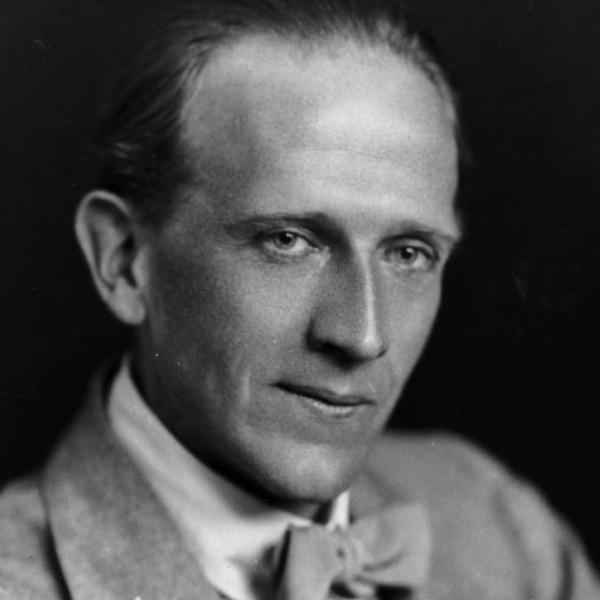
%> input picture FaceDatabase/Test/0017.jpg, 600 x 600 px
$ octave --eval "result = FaceDetection(imread('FaceDatabase/Test/0017.jpg'));"   (GNU Octave 9; MATLAB toolbox functions it lacks are replaced by stand-ins)
%> lines starting %> are read from the running program, lines starting %| are printed output that depends on the picture
function face = FaceDetection(image)
%%   A face detection method based on Viola-Jones algorithm
%    image: A single training image
%    face - Extract the face from the input image

%% Apply Viola-Jones algorithm using built-in functions
image = rgb2gray(image);
faceDetector = vision.CascadeObjectDetector;
faces_auto = step(faceDetector, image);
%> faces_auto = [187 121 325 325]

% Return the whole image if no face is detected
if isempty(faces_auto)
    face = image;

% Return the largest image if multiple faces are detected
elseif size(faces_auto, 1) > 1
    faces = faces_auto(:, 3)';
    [~ , index] = max(faces);
    face = image(faces_auto(index , 2):(faces_auto(index , 2)+faces_auto(index , 4)), faces_auto(index , 1):(faces_auto(index , 1)+faces_auto(index , 3)));

% Return the detected face
else
    face = image(faces_auto(2):(faces_auto(2)+faces_auto(4)), faces_auto(1):(faces_auto(1)+faces_auto(3)));
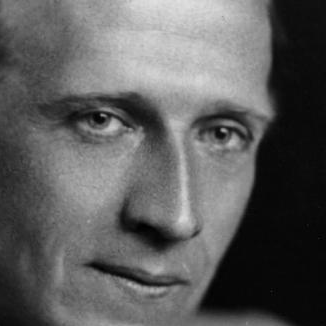
%> face: size 326x326 uint8; min 0, max 226, mean 93.2
end

% resize the image
face = imresize(face, [50 50]);
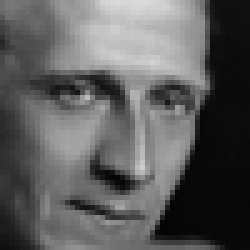
%> face: size 50x50 uint8 (shown 5 times larger); min 4, max 219, mean 93.2
face = imresize(face, [100 100]);
%> face: size 100x100 uint8

$ run again, on FaceDatabase/Test/0027.jpg
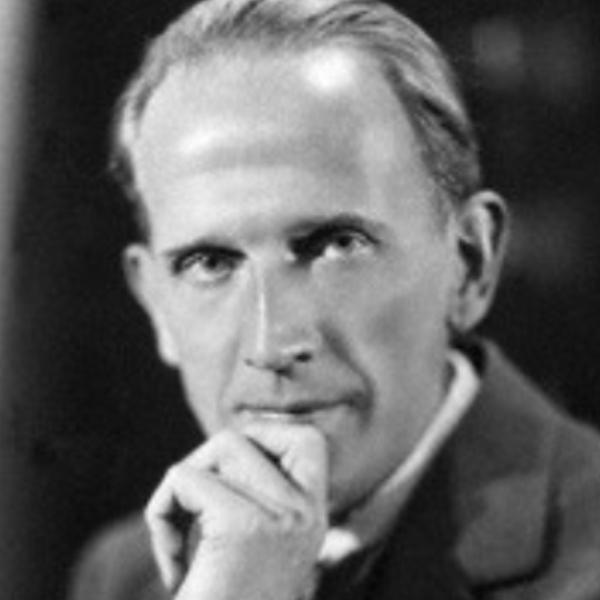
%> input picture FaceDatabase/Test/0027.jpg, 600 x 600 px
%> faces_auto = [100 126 335 335]
%> in FaceDetection, `face = image(faces_auto(2):(faces_auto(2)+faces_auto(4)), faces_auto(1..`:
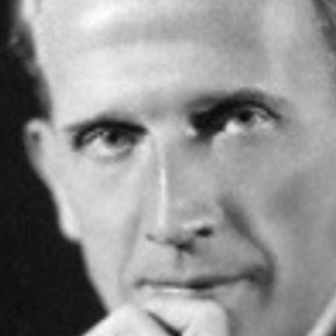
%> face: size 336x336 uint8; min 9, max 254, mean 144.7
%> in FaceDetection, `face = imresize(face, [100 100]);`:
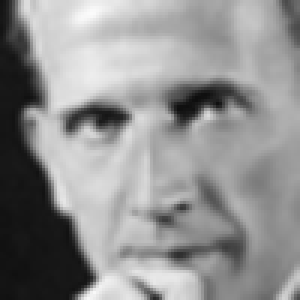
%> face: size 100x100 uint8 (shown 3 times larger); min 14, max 251, mean 144.7

$ run again, on FaceDatabase/Test/0036.jpg
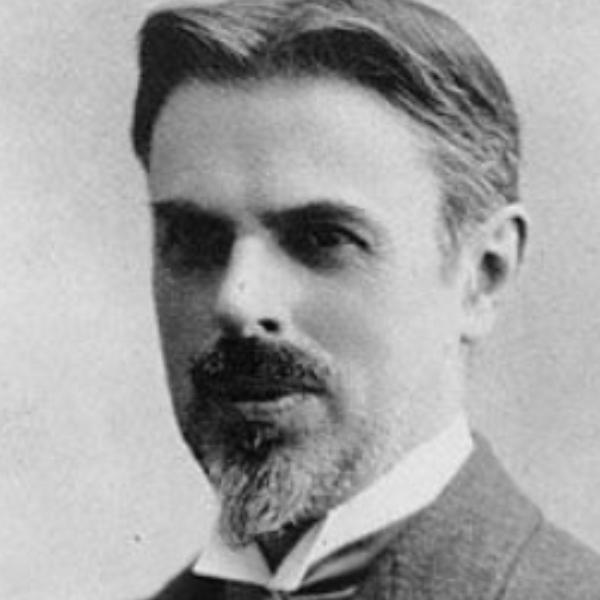
%> input picture FaceDatabase/Test/0036.jpg, 600 x 600 px
%> faces_auto = [82 97 373 373]
%> in FaceDetection, `face = image(faces_auto(2):(faces_auto(2)+faces_auto(4)), faces_auto(1..`:
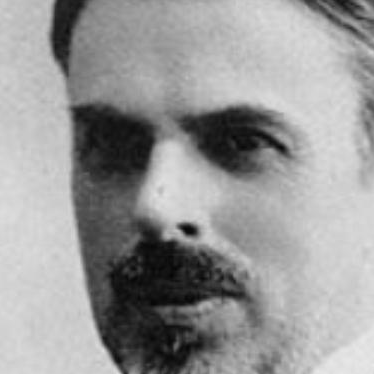
%> face: size 374x374 uint8; min 4, max 233, mean 152.4
%> in FaceDetection, `face = imresize(face, [100 100]);`:
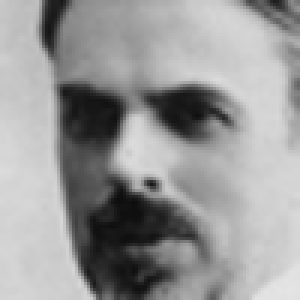
%> face: size 100x100 uint8 (shown 3 times larger); min 12, max 228, mean 152.4
